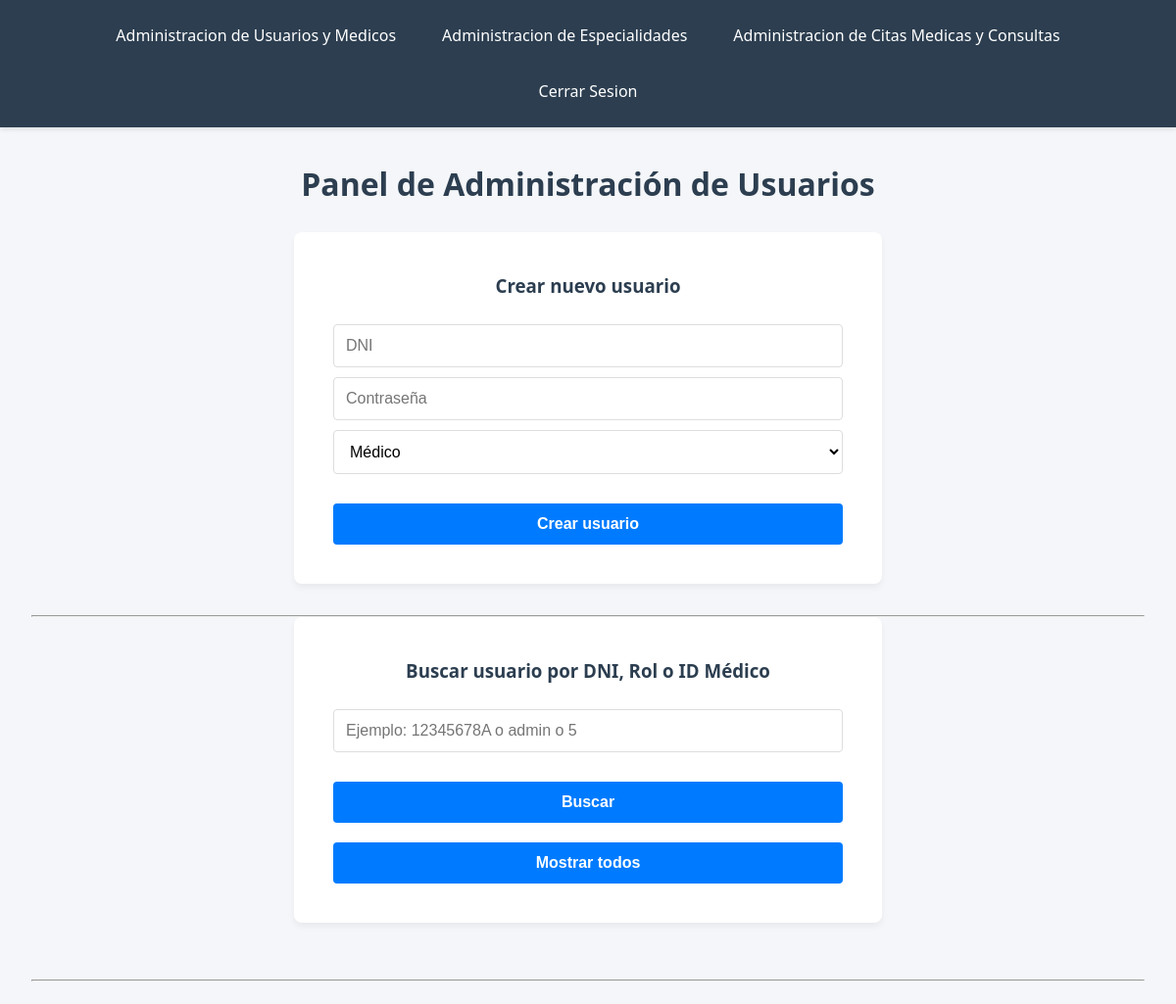
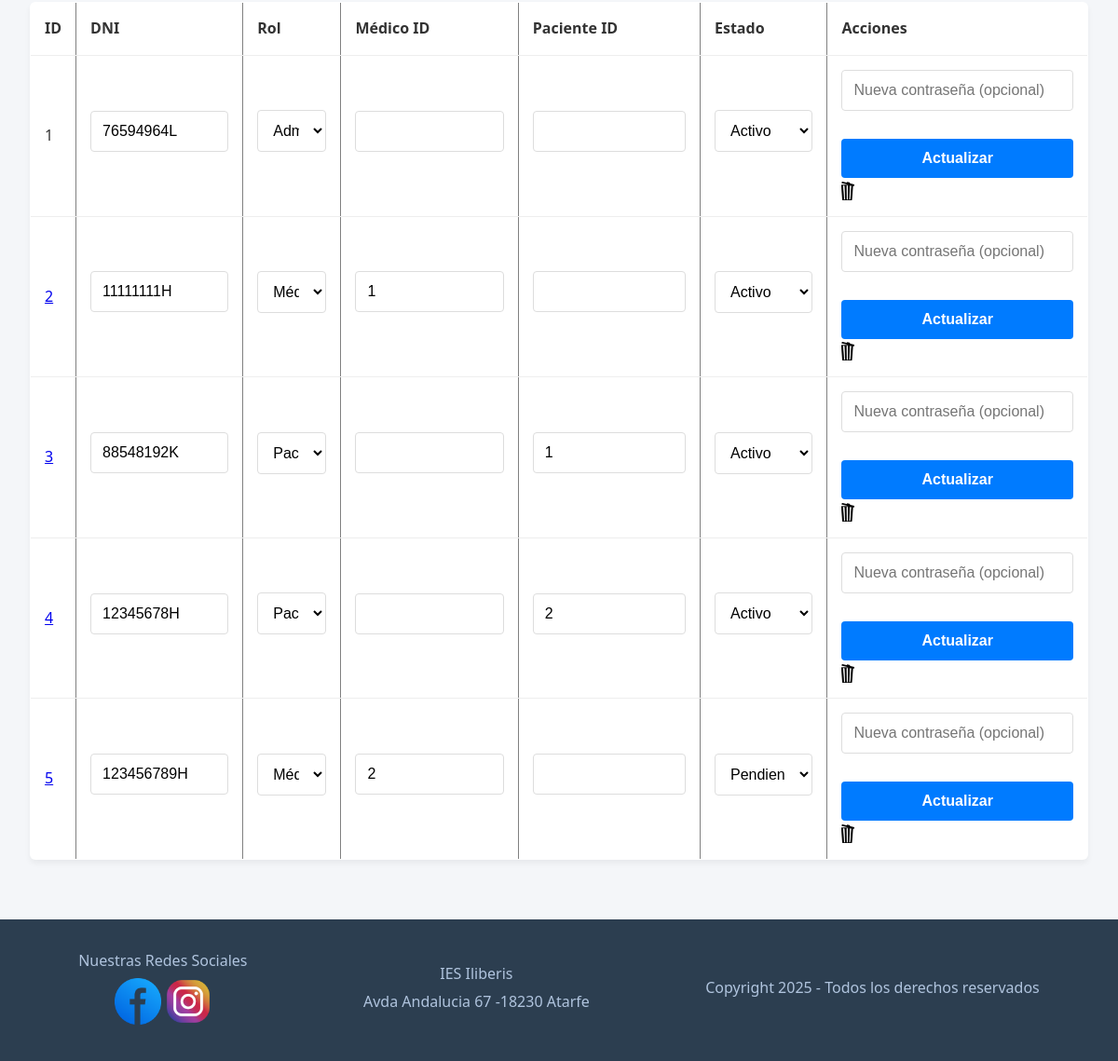
The app's page /admin.php (signed in) with its own data (2 pictures, top to bottom).
### tables this page shows
CREATE TABLE `usuario` (
  `id_usuario` int(11) NOT NULL,
  `DNI` varchar(50) NOT NULL,
  `password_hash` varchar(255) NOT NULL,
  `rol` enum('admin','medico','paciente') DEFAULT NULL,
  `medico_id` int(11) DEFAULT NULL,
  `paciente_id` int(11) DEFAULT NULL,
  `estado` enum('activo','pendiente','deshabilitado') NOT NULL DEFAULT 'pendiente'
);

### admin_logic.php (called while the page is built, shortened)
<?php
include("conexion_db.php");
$busqueda = "";
if (isset($_POST['buscar']) && !empty($_POST['termino_busqueda'])) {
    $busqueda = mysqli_real_escape_string($conexion, $_POST['termino_busqueda']);
    $query = "
        SELECT * FROM usuario
        WHERE DNI LIKE '%$busqueda%'
        OR rol LIKE '%$busqueda%'
        OR CAST(medico_id AS CHAR) LIKE '%$busqueda%'
        ORDER BY id_usuario ASC
    ";
    $result = mysqli_query($conexion, $query);
} else {
    $result = mysqli_query($conexion, "SELECT * FROM usuario ORDER BY id_usuario ASC");
}
?>

### admin.php (the view, shortened to what this page needs)
<?php
include("admin_header.php");
include("admin_logic.php");
?>
<h1>Panel de Administración de Usuarios</h1>
<form action="admin_logic.php" method="post">
    <h3>Crear nuevo usuario</h3>
    <input type="text" name="dni" placeholder="DNI" required>
    <input type="password" name="password" placeholder="Contraseña" required>
    <select name="rol">
        <option value="medico">Médico</option>
    </select>
    <input type="submit" name="crear" value="Crear usuario">
</form>
<hr>
<form method="POST">
    <h3>Buscar usuario por DNI, Rol o ID Médico</h3>
    <input type="text" name="termino_busqueda" placeholder="Ejemplo: 12345678A o admin o 5" value="<?php echo htmlspecialchars($busqueda); ?>">
    <input type="submit" name="buscar" value="Buscar">
    <input type="submit" name="mostrar_todos" value="Mostrar todos">
</form>
<br>
<hr>
<br>
<table border="1" cellpadding="5">
    <tr>
        <th>ID</th>
        <th>DNI</th>
        <th>Rol</th>
        <th>Médico ID</th>
        <th>Paciente ID</th>
        <th>Estado</th>
        <th>Acciones</th>
    </tr>
    <?php while ($fila = mysqli_fetch_assoc($result)) { ?>
    <tr>
        <form method="POST">
            <td>
                <?php
                if($fila['rol'] == 'medico' || $fila['rol'] == 'paciente' ) {
                    echo '<a href="admin_usuario_info.php?id=' . $fila['id_usuario'] . '">' . $fila['id_usuario'] . '</a>';
                } else {
                    echo $fila['id_usuario'];
                }
                ?>
            </td>
            <td><input type="text" name="dni" value="<?php echo $fila['DNI']; ?>"></td>
            <td>
                <select name="rol">
                    <option value="admin" <?php if($fila['rol'] == 'admin') echo 'selected'; ?>>Admin</option>
                    <option value="medico" <?php if($fila['rol'] == 'medico') echo 'selected'; ?>>Médico</option>
                    <option value="paciente" <?php if($fila['rol'] == 'paciente') echo 'selected'; ?>>Paciente</option>
                </select>
            </td>
            <td><input type="number" name="medico_id" value="<?php echo $fila['medico_id']; ?>"></td>
            <td><input type="number" name="paciente_id" value="<?php echo $fila['paciente_id']; ?>"></td>
            <td>
                <select name="estado">
                    <option value="activo" <?php if($fila['estado'] == 'activo') echo 'selected'; ?>>Activo</option>
                    <option value="pendiente" <?php if($fila['estado'] == 'pendiente') echo 'selected'; ?>>Pendiente</option>
                </select>
            <td>
                <input type="password" name="password" placeholder="Nueva contraseña (opcional)">
                <input type="submit" name="actualizar" value="Actualizar">
                <a href="admin_panel.php?borrar=<?php echo $fila['id_usuario']; ?>"
                onclick="return confirm('¿Estás seguro de que quieres borrar este usuario?');">
                <img src="imgs/papelera.png" alt="Borrar" height="20"></a>
            </td>
        </form>
    </tr>
    <?php } ?>
</table>
<?php include("footer.php"); ?>

### css/estilo.css (style rules this page uses)
* { margin: 0; padding: 0; box-sizing: border-box; }
body { font-family: 'Segoe UI', Tahoma, Geneva, Verdana, sans-serif; background-color: #f4f6f9; color: #333333; line-height: 1.6; display: flex; flex-direction: column; min-height: 100vh; }
h1, h2, h3 { color: #2c3e50; margin-bottom: 1.5rem; text-align: center; }
form { background-color: #ffffff; padding: 2.5rem; border-radius: 8px; box-shadow: 0 4px 6px rgba(0,0,0,0.05); max-width: 600px; margin: 0 auto 2rem auto; }
input[type="text"], input[type="password"], input[type="email"], input[type="date"], input[type="time"], input[type="tel"], input[type="number"], select, textarea { width: 100%; padding: 12px; margin-bottom: 10px; border: 1px solid #ddd; border-radius: 4px; font-size: 1rem; background-color: #fff; transition: border-color 0.3s; }
input[type="submit"], button { background-color: #007bff; color: #ffffff; border: none; padding: 12px; border-radius: 4px; cursor: pointer; font-size: 1rem; font-weight: bold; width: 100%; margin-top: 20px; transition: background 0.3s, transform 0.1s; }
table { width: 100%; border-collapse: collapse; background-color: #ffffff; box-shadow: 0 4px 6px rgba(0,0,0,0.05); margin-bottom: 2rem; border-radius: 6px; overflow: hidden; }
th, td { padding: 15px; text-align: left; border-bottom: 1px solid #eee; }
td img { vertical-align: middle; transition: transform 0.2s; }

### records on screen
usuario: id_usuario "1", dni "76594964L", rol "Admin", estado "Activo"
usuario: id_usuario "2", dni "11111111H", rol "Médico", medico_id "1", estado "Activo"
usuario: id_usuario "3", dni "88548192K", rol "Paciente", paciente_id "1", estado "Activo"
usuario: id_usuario "4", dni "12345678H", rol "Paciente", paciente_id "2", estado "Activo"
usuario: id_usuario "5", dni "123456789H", rol "Médico", medico_id "2", estado "Pendiente"
